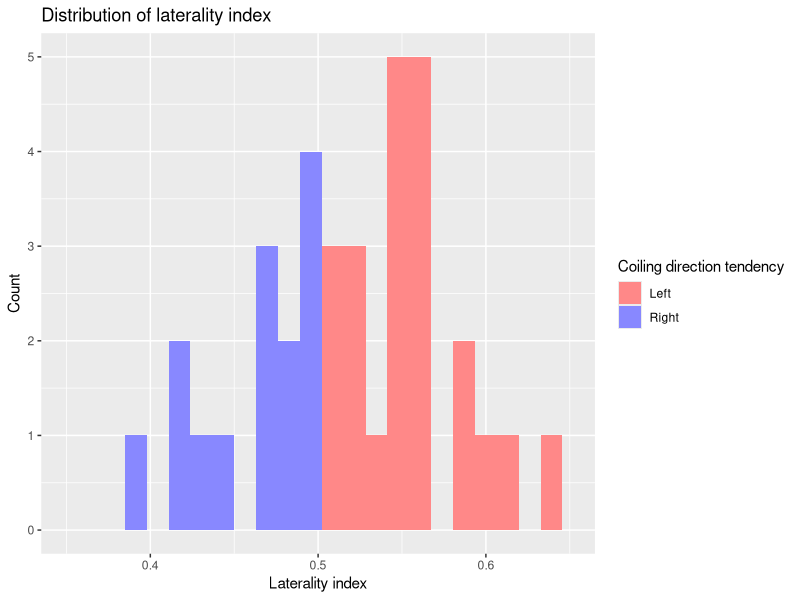

This chart was generated by the following R code:
## ---- chunk 1
setwd("C:\\Users\\tntje\\work\\school\\applied-stats\\s2\\assignment04")

library(ggplot2)
library(GGally)
library(dplyr)

knitr::opts_chunk$set(warning = FALSE, message = FALSE) 

snake_data <- read.csv("data.csv")
## ---- chunk 2
ggplot(snake_data, aes(Lat.Index)) +
  geom_histogram(aes(fill = ifelse(Lat.Index > 0.5, "Left", "Right")), bins = 24) +
  scale_x_continuous(limits = c(0.35, 0.65)) +
  scale_fill_manual(
    name = "Coiling direction tendency",
    values = setNames(c('#ff8888ff', '#8888ffff'), c("Left", "Right"))
  ) +
  labs(
    title = "Distribution of laterality index",
    x = "Laterality index",
    y = "Count"
  )
